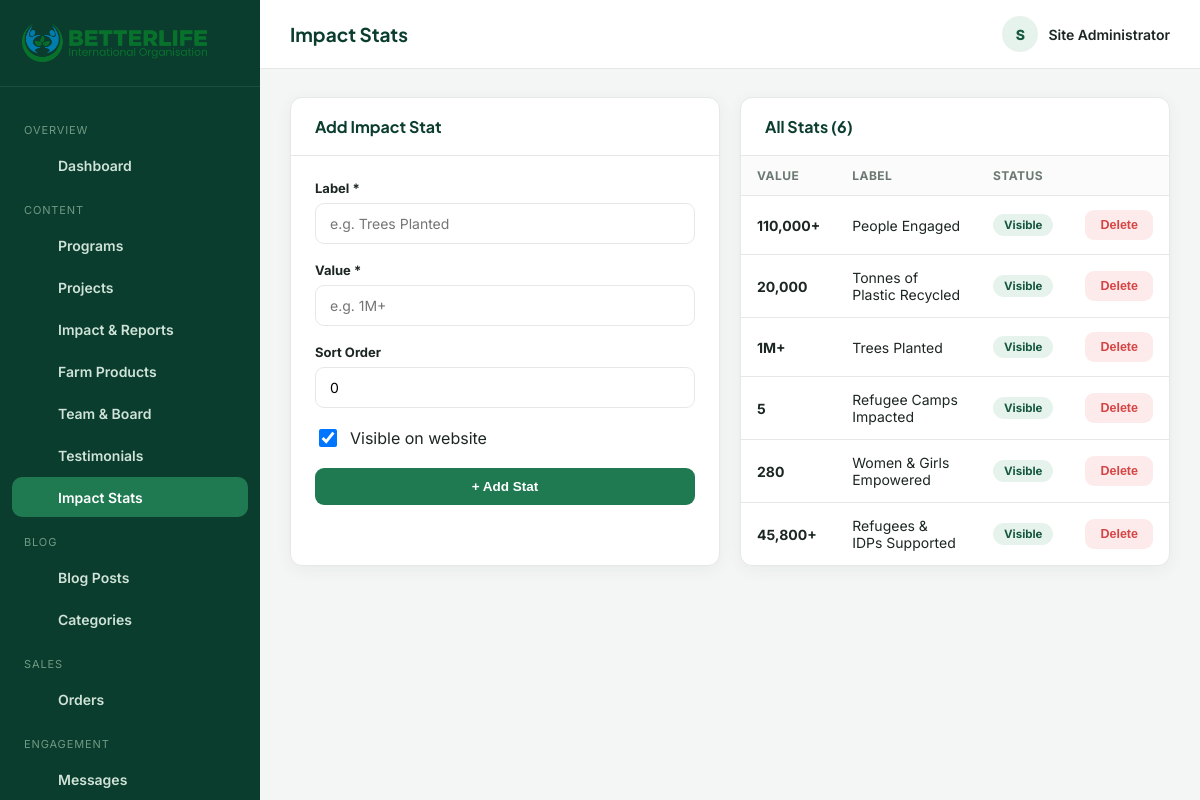
Before: /admin/stats.php (signed in) with the older database file.
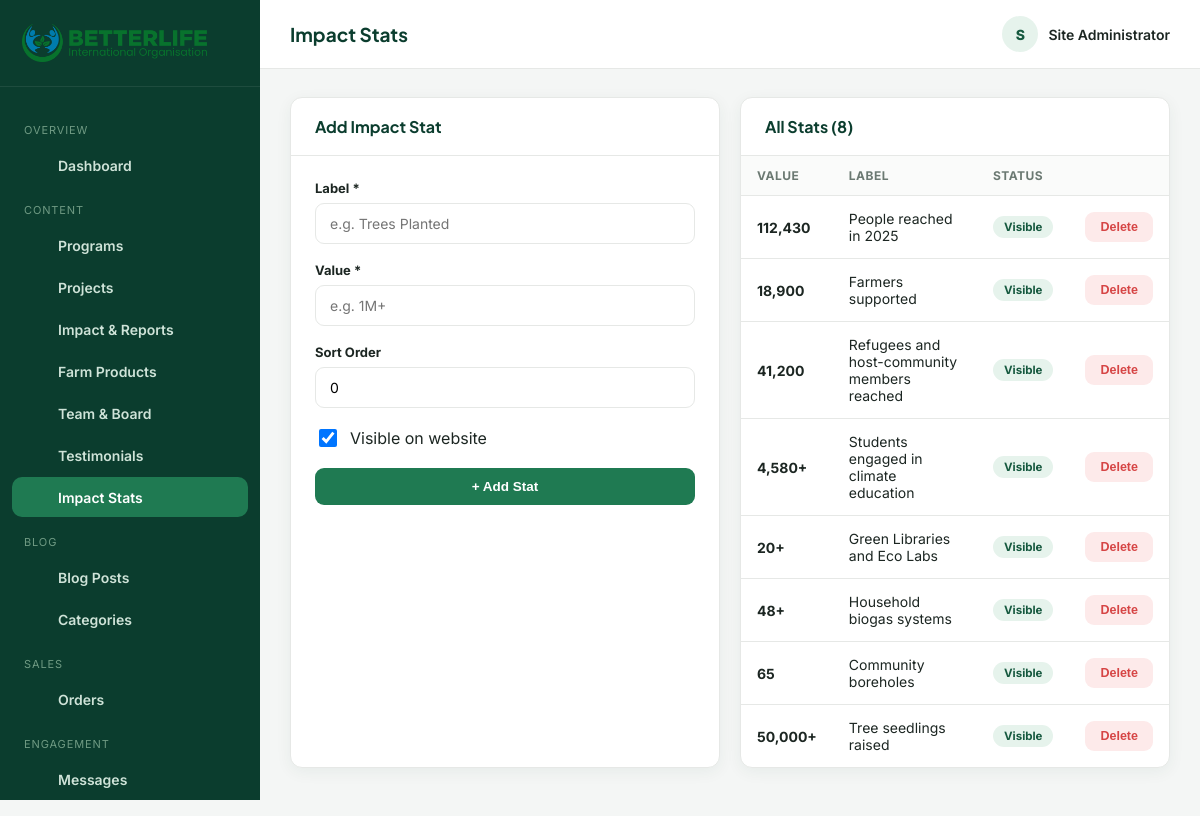
After: the same page with the newer database file.
### tables this page shows
CREATE TABLE stats (
  id INT AUTO_INCREMENT PRIMARY KEY,
  label VARCHAR(150) NOT NULL,
  value VARCHAR(50) NOT NULL,
  icon VARCHAR(50) DEFAULT NULL,
  sort_order INT DEFAULT 0,
  status TINYINT(1) DEFAULT 1
);

### admin/stats.php (the view, shortened to what the changed rows need)
<?php
require_once __DIR__ . '/includes/auth.php';
$activeNav = 'stats';
$pageTitle = 'Impact Stats';
$stats = $pdo->query("SELECT * FROM stats ORDER BY sort_order")->fetchAll();
require __DIR__ . '/includes/header.php';
?>
<div class="form-grid">
  <div class="panel">
    <div class="panel-head"><h3>All Stats (<?= count($stats) ?>)</h3></div>
    <div class="table-wrap">
      <table class="data-table">
        <thead><tr><th>Value</th><th>Label</th><th>Status</th><th></th></tr></thead>
        <tbody>
          <?php foreach ($stats as $s): ?>
            <tr>
              <td><strong><?= h($s['value']) ?></strong></td>
              <td><?= h($s['label']) ?></td>
              <td><span class="badge <?= $s['status'] ? 'badge-green' : 'badge-gray' ?>"><?= $s['status'] ? 'Visible' : 'Hidden' ?></span></td>
              <td>
                <form method="post" style="display:inline;"><button type="submit" class="btn btn-danger btn-sm" data-confirm="Remove this stat?">Delete</button></form>
              </td>
            </tr>
          <?php endforeach; ?>
        </tbody>
      </table>
    </div>
  </div>
</div>
<?php require __DIR__ . '/includes/footer.php'; ?>

### admin/includes/header.php (shortened to what the changed rows need)
<?php
$navItems = [
  ['group' => 'Overview', 'items' => [
    ['key' => 'dashboard', 'label' => 'Dashboard', 'icon' => 'grid', 'href' => ADMIN_URL . '/index.php'],
  ]],
  ['group' => 'Content', 'items' => [
    ['key' => 'programs', 'label' => 'Programs', 'icon' => 'leaf', 'href' => ADMIN_URL . '/programs.php'],
    ['key' => 'projects', 'label' => 'Projects', 'icon' => 'box', 'href' => ADMIN_URL . '/projects.php'],
    ['key' => 'impact-reports', 'label' => 'Impact & Reports', 'icon' => 'trending-up', 'href' => ADMIN_URL . '/impact-reports.php'],
    ['key' => 'products', 'label' => 'Farm Products', 'icon' => 'shopping-bag', 'href' => ADMIN_URL . '/products.php'],
    ['key' => 'team', 'label' => 'Team & Board', 'icon' => 'users', 'href' => ADMIN_URL . '/team.php'],
    ['key' => 'testimonials', 'label' => 'Testimonials', 'icon' => 'message', 'href' => ADMIN_URL . '/testimonials.php'],
    ['key' => 'stats', 'label' => 'Impact Stats', 'icon' => 'trending-up', 'href' => ADMIN_URL . '/stats.php'],
  ]],
  ['group' => 'Blog', 'items' => [
    ['key' => 'blog', 'label' => 'Blog Posts', 'icon' => 'newspaper', 'href' => ADMIN_URL . '/blog.php'],
    ['key' => 'blog-categories', 'label' => 'Categories', 'icon' => 'tag', 'href' => ADMIN_URL . '/blog-categories.php'],
  ]],
  ['group' => 'Sales', 'items' => [
    ['key' => 'orders', 'label' => 'Orders', 'icon' => 'box', 'href' => ADMIN_URL . '/orders.php'],
  ]],
  ['group' => 'Engagement', 'items' => [
    ['key' => 'messages', 'label' => 'Messages', 'icon' => 'mail', 'href' => ADMIN_URL . '/messages.php'],
    ['key' => 'subscribers', 'label' => 'Subscribers', 'icon' => 'send', 'href' => ADMIN_URL . '/subscribers.php'],
  ]],
  ['group' => 'Site', 'items' => [
    ['key' => 'settings', 'label' => 'Site Settings', 'icon' => 'settings', 'href' => ADMIN_URL . '/settings.php'],
  ]],
];
?>
<!DOCTYPE html>
<html lang="en">
<head>
<link rel="stylesheet" href="<?= ADMIN_URL ?>/assets/css/admin.css?v=<?= @filemtime(__DIR__ . '/../assets/css/admin.css') ?: time() ?>">
</head>
<body>
<div class="admin-layout">
  <aside class="sidebar" id="adminSidebar">
    <nav>
      <?php foreach ($navItems as $group): ?>
        <div class="nav-label"><?= h($group['group']) ?></div>
        <?php foreach ($group['items'] as $item): ?>
          <a href="<?= $item['href'] ?>" class="nav-link <?= ($activeNav ?? '') === $item['key'] ? 'active' : '' ?>">
            <span class="ico"><?= icon($item['icon'], 18) ?></span> <?= h($item['label']) ?>
          </a>
        <?php endforeach; ?>
      <?php endforeach; ?>
    </nav>
  </aside>
  <div class="main">
    <div class="topbar-admin">
      <div style="display:flex;align-items:center;gap:14px;">
        <div>
          <h1><?= h($pageTitle ?? 'Dashboard') ?></h1>
        </div>
      </div>
    </div>
    <div class="content">

### includes/functions.php (shortened to what the changed rows need)
<?php
function h(?string $value): string
{
    return htmlspecialchars($value ?? '', ENT_QUOTES, 'UTF-8');
}
function icon(string $name, int $size = 20): string
{
    $d = $paths[$name] ?? $paths['leaf'];
    return '<svg width="' . $size . '" height="' . $size . '" viewBox="0 0 24 24" fill="none" stroke="currentColor" stroke-width="1.8" stroke-linecap="round" stroke-linejoin="round" aria-hidden="true">' . $d . '</svg>';
}

Changed rows visible on the page:
removed stats: value "1M+", label "Trees Planted", status "Visible"
changed stats: value "110,000+" → "112,430"; label "People Engaged" → "People reached in 2025"
changed stats: value "20,000" → "18,900"; label "Tonnes of Plastic Recycled" → "Farmers supported"
added stats: value "41,200", label "Refugees and host-community members reached", status "Visible"
changed stats: value "5" → "4,580+"; label "Refugee Camps Impacted" → "Students engaged in climate education"
changed stats: value "280" → "20+"; label "Women & Girls Empowered" → "Green Libraries and Eco Labs"
changed stats: value "45,800+" → "48+"; label "Refugees & IDPs Supported" → "Household biogas systems"
added stats: value "65", label "Community boreholes", status "Visible"
added stats: value "50,000+", label "Tree seedlings raised", status "Visible"
Other visible differences:
count($stats): "6" → "8"
